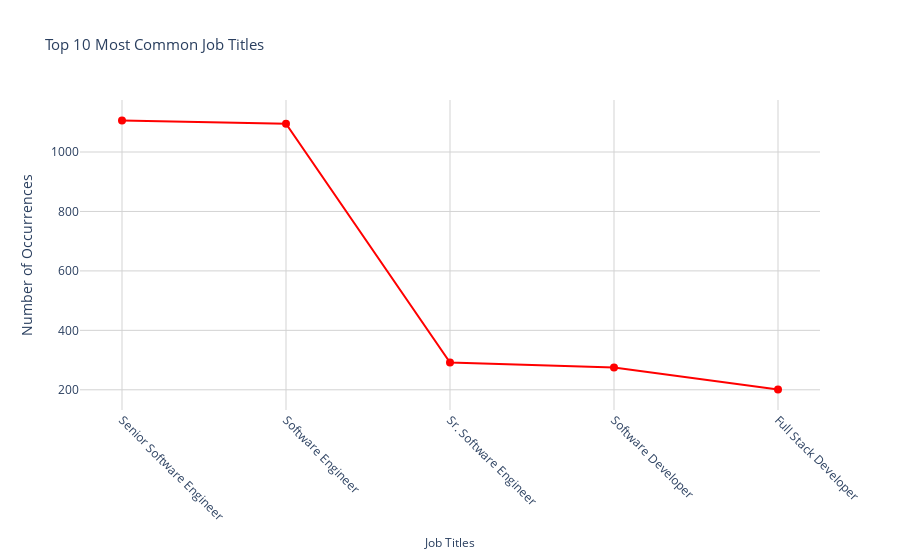

The cell this chart's notebook holds for it:
### Code cell
import plotly.graph_objects as go

fig = go.Figure()

# Plotting the line chart
fig.add_trace(go.Scatter(
    x=common_titles.index,
    y=common_titles.values,
    mode='lines+markers',
    line=dict(color='red'),
    marker=dict(color='red', size=8),
))

# Adding titles and labels
fig.update_layout(
    title='Top 10 Most Common Job Titles',
    xaxis_title='Job Titles',
    yaxis_title='Number of Occurrences',
    title_font_size=15,
    xaxis=dict(tickangle=45),
    yaxis=dict(titlefont=dict(size=14)),
    xaxis_title_font=dict(size=12),
    showlegend=False,
    plot_bgcolor='white',
    xaxis_tickmode='array',
    xaxis_tickvals=common_titles.index,
)

# Adding gridlines
fig.update_xaxes(showgrid=True, gridwidth=1, gridcolor='lightgray')
fig.update_yaxes(showgrid=True, gridwidth=1, gridcolor='lightgray')

fig.show()

### Figure 1 — Plotly figure (JSON) as saved in the notebook; plotly's stock layout.template omitted (floating-point values rounded to 4 significant figures)
{"data": [{"line": {"color": "red"}, "marker": {"color": "red", "size": 8}, "mode": "lines+markers", "type": "scatter", "x": ["Senior Software Engineer", "Software Engineer", "Sr. Software Engineer", "Software Developer", "Full Stack Developer"], "y": [1106, 1095, 292, 275, 201]}], "layout": {"autosize": true, "plot_bgcolor": "white", "showlegend": false, "title": {"font": {"size": 15}, "text": "Top 10 Most Common Job Titles"}, "xaxis": {"autorange": true, "gridcolor": "lightgray", "gridwidth": 1, "range": [-0.2488, 4.249], "showgrid": true, "tickangle": 45, "tickmode": "array", "tickvals": ["Senior Software Engineer", "Software Engineer", "Sr. Software Engineer", "Software Developer", "Full Stack Developer"], "title": {"font": {"size": 12}, "text": "Job Titles"}, "type": "category"}, "yaxis": {"autorange": true, "gridcolor": "lightgray", "gridwidth": 1, "range": [89.93, 1217.0], "showgrid": true, "title": {"font": {"size": 14}, "text": "Number of Occurrences"}, "type": "linear"}}}
